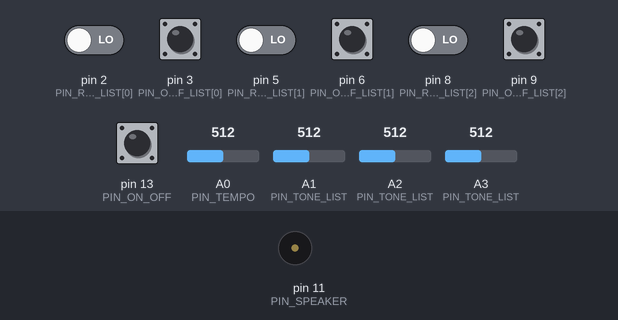
Recording of a sketch running on a simulated Arduino Uno, built with avr-gcc and run on an emulated ATmega328P. Parts: buzzer (waves = sounding). Inputs (shaded band) come from the test bench; at power-on: pin 3 (PIN_ON_OFF_LIST[0]), pin 6 (PIN_ON_OFF_LIST[1]), pin 9 (PIN_ON_OFF_LIST[2]), pin 13 (PIN_ON_OFF) HIGH, pin 2 (PIN_RECORD_LIST[0]), pin 5 (PIN_RECORD_LIST[1]), pin 8 (PIN_RECORD_LIST[2]) LOW, A0 (PIN_TEMPO) = 512, A1 (PIN_TONE_LIST) = 512, A2 (PIN_TONE_LIST) = 512, A3 (PIN_TONE_LIST) = 512.

Above: at 1.2 s.
1.3 s: pin 13 (PIN_ON_OFF) pulled LOW for 0.15 s
At 1.68 s:
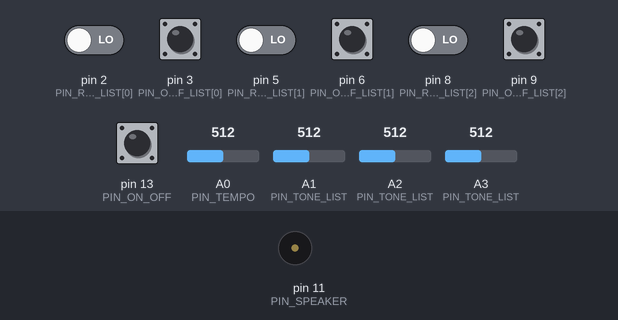
4.3 s: A0 (PIN_TEMPO) set to 90
At 5.5 s:
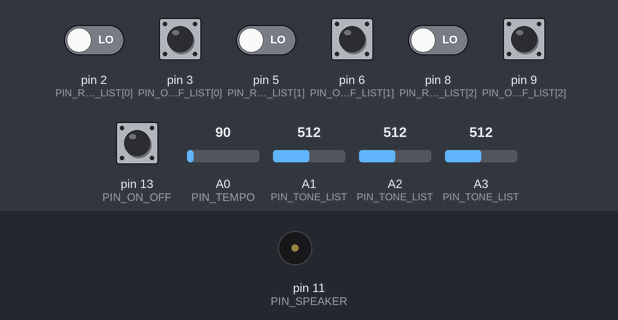
7.3 s: pin 13 (PIN_ON_OFF) pulled LOW for 1 s
At 9.4 s:
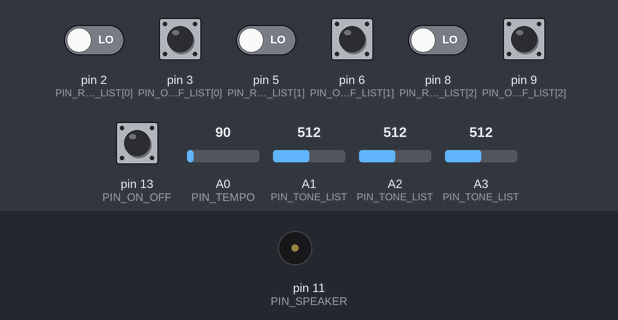
Timing chart, 0 to 10.9 s (numbered marks = the images above; inputs shaded):
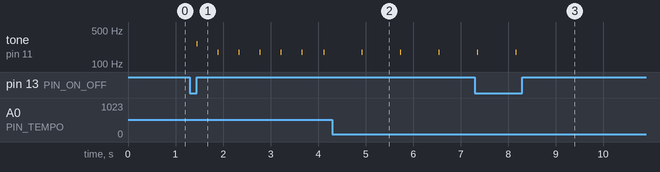

The sketch:

kalimba.ino
```cpp
/*
  K A L I M B A

  Plays a range of notes that change according to the analog input.

  Circuit:
  - 1 speaker
  - 1 push button ON OFF
  - 1 potentiometer 10k TEMPO
  - per voice:
    - 1 potentiometer 10k
    - 1 red LED
    - 1 10k resistor
    - 1 blue LED
    - 1 220 resistor
    - 2 push buttons

  created  2019-07-05
  modified 2019-10-16
  by Gaelle Gomez

  GNU GPLv3

  https://github.com/GaelleG/arduino-kalimba
*/

#include "arpegiator.h"

struct Sensor {
  int pin;
  int value;
  int previousValue;
  int convertedValue;
  int previousConvertedValue;
  int lastValueUpdate;
};

struct Voice {
  int index;
  Sensor frequencySensor;
  Sensor onOffSensor;
  Sensor recordSensor;
  int pinOnOffLED;
  long timeMeasure;
};

void setState();
void setOnOffLED();

void tempo();
void setTempo();

void setVoiceOnOff(Voice* voice);
void setVoiceFrequency(Voice* voice);
void toneVoice(Voice* voice);
void recordVoice(Voice* voice);
void setRecord(Voice* voice);

bool setPushButton(Sensor* pushButton);
bool hysteresis(Sensor* currentSensor);

const int ON = 1;
const int OFF = -1;

const int PIN_ON_OFF = 13;
const int PIN_TEMPO = A0;

const int PIN_RECORD_LIST[VOICES_COUNT] = {2, 5, 8};
const int PIN_ON_OFF_LIST[VOICES_COUNT] = {3, 6, 9};
const int PIN_ON_OFF_LED_LIST[VOICES_COUNT] = {4, 7, 10};
const int PIN_TONE_LIST[VOICES_COUNT] = {A3, A2, A1};

const int PIN_SPEAKER = 11;

struct Sensor onOffSensor = {PIN_ON_OFF, 0, LOW, OFF, OFF, 0};
struct Sensor tempoSensor = {PIN_TEMPO, 0, 0, 0, 0, 0};

struct Voice voiceList[VOICES_COUNT] = {};

const int MEASURE = 8;
int measureIndex = 0;
long tempoTime = 0;

int sampleList[VOICES_COUNT][MEASURE] = {
  {0}
};

const long MINUTE = 60000;
long time = millis();
long previousTime = millis();
long elapsedTime = 0;

Voice *voice;
Sensor *sensor;

void setup() {
  Serial.begin(9600);
  pinMode(onOffSensor.pin, INPUT_PULLUP);
  setFrequencies();

  for (int i = 0; i < VOICES_COUNT; ++i) {
    pinMode(PIN_ON_OFF_LIST[i], INPUT_PULLUP);
    pinMode(PIN_RECORD_LIST[i], INPUT);

    voiceList[i] = {
      i,
      {PIN_TONE_LIST[i], 0, 0, 0, 0, 0},
      {PIN_ON_OFF_LIST[i], HIGH, HIGH, OFF, OFF, 0},
      {PIN_RECORD_LIST[i], LOW, LOW, OFF, OFF, 0},
      PIN_ON_OFF_LED_LIST[i],
      0
    };
  }
}

void loop() {
  time = millis();
  elapsedTime = time - previousTime;
  previousTime = time;

  setState();

  if (onOffSensor.convertedValue == ON) {
    tempo();
    for (int i = 0; i < VOICES_COUNT; ++i) {
      voice = &voiceList[i];
      setVoiceOnOff(voice);
      setVoiceFrequency(voice);
      toneVoice(voice);
      recordVoice(voice);
    }
  }
}

void setState() {
  if (setPushButton(&onOffSensor)) {
    int value = onOffSensor.convertedValue;
    for (int i = 0; i < VOICES_COUNT; ++i) {
      voiceList[i].onOffSensor.convertedValue = value;
      voiceList[i].onOffSensor.previousConvertedValue = value;
    }
    setOnOffLED();
  }
}

void setOnOffLED() {
  for (int i = 0; i < VOICES_COUNT; ++i) {
    if (voiceList[i].onOffSensor.convertedValue == HIGH) {
      digitalWrite(voiceList[i].pinOnOffLED, 1);
    } else {
      digitalWrite(voiceList[i].pinOnOffLED, 0);
    }
  }
}

void tempo() {
  setTempo();

  tempoTime += elapsedTime;
  if (tempoTime >= tempoSensor.convertedValue) {
    tempoTime -= tempoSensor.convertedValue;
    if (++measureIndex >= MEASURE) {
      measureIndex = 0;
      tone(PIN_SPEAKER, 3520, 2);
    } else {
      tone(PIN_SPEAKER, 1760, 2);
    }
  }
}

void setTempo() {
  // From 60bpm to 210bpm
  // ----------------------
  // |  0 < signal < 1024 |
  // | 60 <  tempo <  210 |
  // ----------------------
  // tempo = 60 + signal * (210 - 60) / 1024
  tempoSensor.value = analogRead(tempoSensor.pin);

  if (hysteresis(&tempoSensor)) {
    tempoSensor.lastValueUpdate = time;
    tempoSensor.previousValue = tempoSensor.value;
    tempoSensor.previousConvertedValue = tempoSensor.convertedValue;
    tempoSensor.convertedValue = MINUTE /
      (60. + tempoSensor.value * (210. - 60.) / 1024. + 1.);

    long tempoGap = tempoSensor.convertedValue / VOICES_COUNT;
    for (int i = 1; i < VOICES_COUNT; i++) {
      voiceList[i].timeMeasure = voiceList[i - 1].timeMeasure - tempoGap;
    }
  }
}

void setVoiceOnOff(Voice* voice) {
  sensor = &(voice->onOffSensor);

  if (setPushButton(sensor)) {
    if (sensor->convertedValue == HIGH) {
      digitalWrite(voice->pinOnOffLED, 1);
    } else {
      digitalWrite(voice->pinOnOffLED, 0);
    }
  }
}

void setVoiceFrequency(Voice* voice) {
  sensor = &(voice->frequencySensor);
  sensor->value = analogRead(sensor->pin);

  if (hysteresis(sensor)) {
    sensor->lastValueUpdate = time;
    sensor->previousValue = sensor->value;
    sensor->convertedValue = getTone(sensor->value, voice->index);
    sensor->previousConvertedValue = sensor->convertedValue;

    tone(PIN_SPEAKER, sensor->convertedValue, 20);
  }
}

void toneVoice(Voice* voice) {
  voice->timeMeasure += elapsedTime;

  if (voice->timeMeasure > tempoSensor.convertedValue) {
    voice->timeMeasure -= tempoSensor.convertedValue;
    if (voice->onOffSensor.convertedValue == ON) {
      if (voice->recordSensor.convertedValue == OFF &&
          sampleList[voice->index][measureIndex] > 0) {
        tone(PIN_SPEAKER, sampleList[voice->index][measureIndex], 20);
      } else {
        sensor = &(voice->frequencySensor);
        tone(PIN_SPEAKER, sensor->previousConvertedValue, 20);
      }
    }
  }
}

void recordVoice(Voice* voice) {
  setRecord(voice);
  sensor = &(voice->recordSensor);

  if (sensor->convertedValue == ON) {
    sampleList[voice->index][measureIndex] = voice->frequencySensor.previousConvertedValue;
  }
}

void setRecord(Voice* voice) {
  sensor = &(voice->recordSensor);
  sensor->value = digitalRead(sensor->pin);

  if (time - sensor->lastValueUpdate > 100 &&
      sensor->value != sensor->previousValue) {
    sensor->lastValueUpdate = time;
    sensor->previousValue = sensor->value;
    sensor->convertedValue = sensor->value == HIGH ? ON : OFF;
    sensor->previousConvertedValue = sensor->convertedValue;
  }
}

bool setPushButton(Sensor* pushButton) {
  bool hasChanged = false;
  pushButton->value = digitalRead(pushButton->pin);

  if (time - pushButton->lastValueUpdate > 500 &&
      pushButton->value == HIGH &&
      pushButton->previousValue != pushButton->value) {
    pushButton->convertedValue *= -1;
    pushButton->previousConvertedValue = pushButton->convertedValue;
    pushButton->lastValueUpdate = time;
    hasChanged = true;
  }

  pushButton->previousValue = pushButton->value;

  return hasChanged;
}

bool hysteresis(Sensor* currentSensor) {
  return time - currentSensor->lastValueUpdate > 100 &&
         abs(currentSensor->value - currentSensor->previousValue) > 4;
}
```

arpegiator.h
```cpp
#include "notes.h"

void setFrequencies();
int getFrequency(double quotient);
int getTone(int signal, int sensorIndex);

const int VOICES_COUNT = 3;
const int NOTES_COUNT = 7 * 3;

const double VOICES[VOICES_COUNT][NOTES_COUNT] = {
  {
    0. + QUOTIENT_C,
    0. + QUOTIENT_D,
    0. + QUOTIENT_DS,
    0. + QUOTIENT_F,
    0. + QUOTIENT_G,
    0. + QUOTIENT_GS,
    1. + QUOTIENT_AS,
    1. + QUOTIENT_C,
    1. + QUOTIENT_D,
    1. + QUOTIENT_DS,
    1. + QUOTIENT_F,
    1. + QUOTIENT_G,
    1. + QUOTIENT_GS,
    2. + QUOTIENT_AS,
    2. + QUOTIENT_C,
    2. + QUOTIENT_D,
    2. + QUOTIENT_DS,
    2. + QUOTIENT_F,
    2. + QUOTIENT_G,
    2. + QUOTIENT_GS,
    3. + QUOTIENT_AS
  },
  {
    0. + QUOTIENT_DS,
    0. + QUOTIENT_F,
    0. + QUOTIENT_G,
    0. + QUOTIENT_GS,
    1. + QUOTIENT_AS,
    1. + QUOTIENT_C,
    1. + QUOTIENT_D,
    1. + QUOTIENT_DS,
    1. + QUOTIENT_F,
    1. + QUOTIENT_G,
    1. + QUOTIENT_GS,
    2. + QUOTIENT_AS,
    2. + QUOTIENT_C,
    2. + QUOTIENT_D,
    2. + QUOTIENT_DS,
    2. + QUOTIENT_F,
    2. + QUOTIENT_G,
    2. + QUOTIENT_GS,
    3. + QUOTIENT_AS,
    3. + QUOTIENT_C,
    3. + QUOTIENT_D
  },
  {
    0. + QUOTIENT_G,
    0. + QUOTIENT_GS,
    1. + QUOTIENT_AS,
    1. + QUOTIENT_C,
    1. + QUOTIENT_D,
    1. + QUOTIENT_DS,
    1. + QUOTIENT_F,
    1. + QUOTIENT_G,
    1. + QUOTIENT_GS,
    2. + QUOTIENT_AS,
    2. + QUOTIENT_C,
    2. + QUOTIENT_D,
    2. + QUOTIENT_DS,
    2. + QUOTIENT_F,
    2. + QUOTIENT_G,
    2. + QUOTIENT_GS,
    3. + QUOTIENT_AS,
    3. + QUOTIENT_C,
    3. + QUOTIENT_D,
    3. + QUOTIENT_DS,
    3. + QUOTIENT_F
  }
};

int frequencies[VOICES_COUNT][NOTES_COUNT];

void setFrequencies() {
  for (int i = 0; i < VOICES_COUNT; i++) {
    for (int j = 0; j < NOTES_COUNT; j++) {
      frequencies[i][j] = getFrequency(VOICES[i][j]);
    }
  }
}

int getFrequency(double quotient) {
  // The reference is the note A:
  //   A0 →  55Hz
  //   A1 → 110Hz
  //   A2 → 220Hz
  // Ax = 55 * pow(2, x)
  //
  // Given that an octave contains 12 notes
  // Thus  0 <= quotient < 12
  //   and x    = octave + quotient
  //   and freq = pow(2, x) * 55
  // e.g.  x    = 1
  //   and freq = pow(2, 1) * 55 = 110 = A1
  // e.g.  x    = 2 + 3 / 12
  //   and freq = pow(2, 2 + 3 / 12) * 55 = 261,6256 = C2

  return round(pow(2., quotient) * TONE_A0);
}

int getTone(int signal, int sensorIndex) {
  // For 2 octaves of 14 notes:
  //   0 < signal < 1024
  //   0 <   note <   14
  // Thus note = signal * notesSize / analogMax
  int noteIndex = floor(signal * NOTES_COUNT / ANALOG_MAX);

  return frequencies[sensorIndex][noteIndex];
}
```

notes.h
```cpp
#define ANALOG_MAX    1024.
#define TONE_A0         55.
#define QUOTIENT_A   0./12.
#define QUOTIENT_AS  1./12.
#define QUOTIENT_B   2./12.
#define QUOTIENT_C   3./12.
#define QUOTIENT_CS  4./12.
#define QUOTIENT_D   5./12.
#define QUOTIENT_DS  6./12.
#define QUOTIENT_E   7./12.
#define QUOTIENT_F   8./12.
#define QUOTIENT_FS  9./12.
#define QUOTIENT_G  10./12.
#define QUOTIENT_GS 11./12.
```

Measured:
- after the input at 1.3 s, tone on pin 11 (PIN_SPEAKER): silent → 262 Hz after 0.15 s, then repeats every 0.44 s: silent 0.42 s, 175 Hz 0.02 s
- after the input at 4.3 s, tone on pin 11 (PIN_SPEAKER): alternates 175 Hz for 0.02 s and silent for 0.79 s, starting after 0.62 s
- after the input at 7.3 s, tone on pin 11 (PIN_SPEAKER): goes on until 8.2 s, then stays silent
